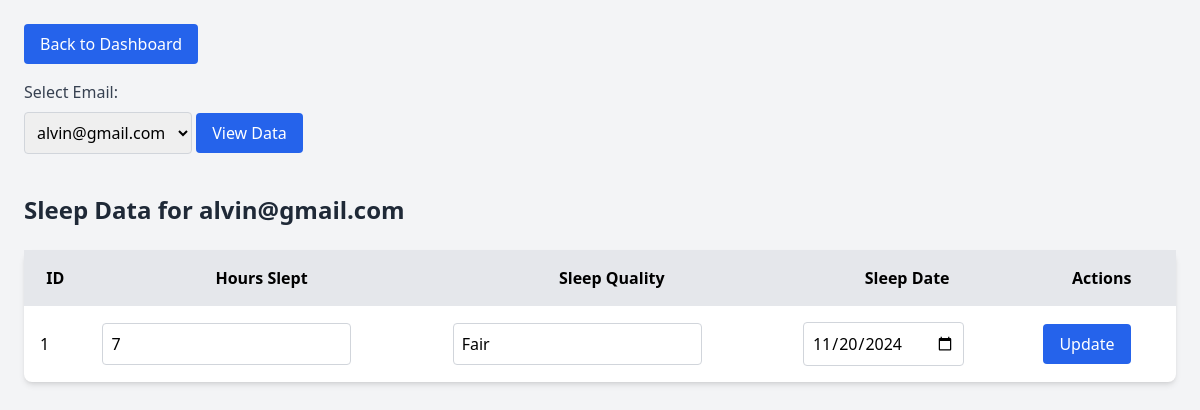
The app's page /doctor/sleep.php?email=alvin@gmail.com (signed in) with its own data.
### tables this page shows
CREATE TABLE `sleep_data` (
  `id` int NOT NULL,
  `email` varchar(255) NOT NULL,
  `hours_slept` float NOT NULL,
  `sleep_quality` enum('Poor','Fair','Good') DEFAULT 'Fair',
  `sleep_date` date NOT NULL,
  `created_at` timestamp NULL DEFAULT CURRENT_TIMESTAMP
);

### doctor/sleep.php (the view, shortened to what this page needs)
<?php
$host = 'localhost';
$username = 'root';
$password = '';
$dbname = 'nour';
$conn = new mysqli($host, $username, $password, $dbname);
$query = "SELECT DISTINCT email FROM sleep_data";
$result = $conn->query($query);
$emails = [];
if ($result) {
    while ($row = $result->fetch_assoc()) {
        $emails[] = $row['email'];
    }
}
$data = [];
if (isset($_GET['email'])) {
    $selected_email = $_GET['email'];
    $query = "SELECT * FROM sleep_data WHERE email = ?";
    $stmt = $conn->prepare($query);
    $stmt->bind_param("s", $selected_email);
    $stmt->execute();
    $result = $stmt->get_result();
    while ($row = $result->fetch_assoc()) {
        $data[] = $row;
    }
}
?>
<!DOCTYPE html>
<html lang="en">
<head>
    <script src="https://cdn.tailwindcss.com"></script>
</head>
<body class="bg-gray-100 p-6">
    <a href="dashboard.php" class="bg-blue-600 text-white py-2 px-4 rounded mb-4 inline-block">Back to Dashboard</a>
    <form method="GET" action="">
        <label for="email" class="block text-gray-700">Select Email:</label>
        <select name="email" id="email" class="mt-2 mb-4 p-2 border border-gray-300 rounded">
            <?php foreach ($emails as $email) { ?>
                <option value="<?php echo $email; ?>" <?php echo (isset($_GET['email']) && $_GET['email'] == $email) ? 'selected' : ''; ?>><?php echo $email; ?></option>
            <?php } ?>
        </select>
        <button type="submit" class="bg-blue-600 text-white py-2 px-4 rounded">View Data</button>
    </form>
    <?php if (isset($_GET['email']) && !empty($data)) { ?>
        <h2 class="text-2xl font-semibold text-gray-800 my-6">Sleep Data for <?php echo htmlspecialchars($selected_email); ?></h2>
        <table class="min-w-full bg-white shadow-md rounded-lg">
            <thead class="bg-gray-200">
                <tr>
                    <th class="p-4">ID</th>
                    <th class="p-4">Hours Slept</th>
                    <th class="p-4">Sleep Quality</th>
                    <th class="p-4">Sleep Date</th>
                    <th class="p-4">Actions</th>
                </tr>
            </thead>
            <tbody>
                <?php foreach ($data as $row) { ?>
                    <tr>
                        <form method="POST" action="">
                            <td class="p-4"><?php echo $row['id']; ?></td>
                            <td class="p-4">
                                <input type="number" name="hours_slept" value="<?php echo $row['hours_slept']; ?>" class="p-2 border border-gray-300 rounded" step="0.1" required>
                            </td>
                            <td class="p-4">
                                <input type="text" name="sleep_quality" value="<?php echo $row['sleep_quality']; ?>" class="p-2 border border-gray-300 rounded" required>
                            </td>
                            <td class="p-4">
                                <input type="date" name="sleep_date" value="<?php echo $row['sleep_date']; ?>" class="p-2 border border-gray-300 rounded" required>
                            </td>
                            <td class="p-4">
                                <button type="submit" name="update" class="bg-blue-600 text-white py-2 px-4 rounded">Update</button>
                            </td>
                        </form>
                    </tr>
                <?php } ?>
            </tbody>
        </table>
    <?php } elseif (isset($_GET['email']) && empty($data)) { ?>
        <p class="text-red-500">No sleep data available for this email.</p>
    <?php } ?>
</body>
</html>

### records on screen
sleep_data: id "1", hours_slept "7", sleep_quality "Fair", sleep_date "11/20/2024"

### other values on screen
$selected_email "alvin@gmail.com"
form field email "alvin@gmail.com"
